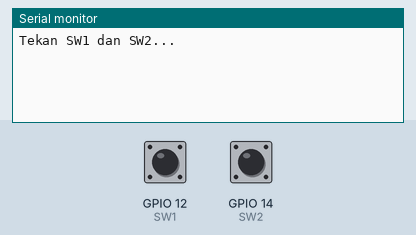
Recording of a sketch running on a simulated ESP32. On the bench: the last lines printed to the serial monitor. The test bench sets the inputs (shaded band); at power-on: GPIO 12 (SW1) HIGH, GPIO 14 (SW2) HIGH.

Above: at 1.4 s.
1.5 s: GPIO 12 (SW1) pulled LOW for 0.15 s
At 2.5 s:
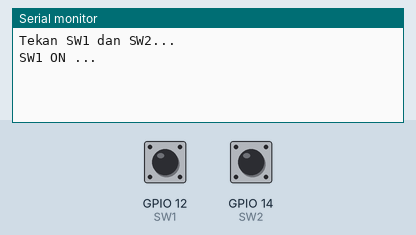
3.1 s: GPIO 14 (SW2) pulled LOW for 0.15 s
At 3.7 s:
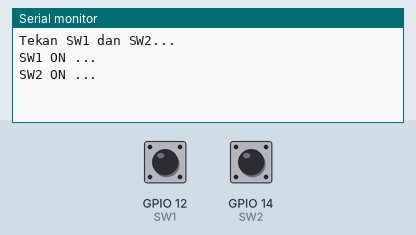

The sketch:

Pro2_Digital_Input_ESP32.ino
```cpp
/***************************************
 * Project 2 : DIGITAL INPUT
 * Input  : Push On
 * Output :
 * ESP32 Starter IoT
 * www.ardutech.com
 ****************************************/
#define SW1 12
#define SW2 14

void setup() {
  pinMode(SW1,INPUT_PULLUP);
  pinMode(SW2,INPUT_PULLUP);
  Serial.begin(115200);
  delay(200);
  Serial.println("Tekan SW1 dan SW2...");
}

void loop() {
  if(digitalRead(SW1)==LOW){
    Serial.println("SW1 ON ...");
    delay(200);
  }
  else if(digitalRead(SW2)==LOW){
    Serial.println("SW2 ON ...");
    delay(200);
  }
}
```

Measured:
- after the input at 1.5 s, the serial monitor: prints a new line at once (image 1)
- after the input at 3.1 s, the serial monitor: prints a new line at once (image 2)
